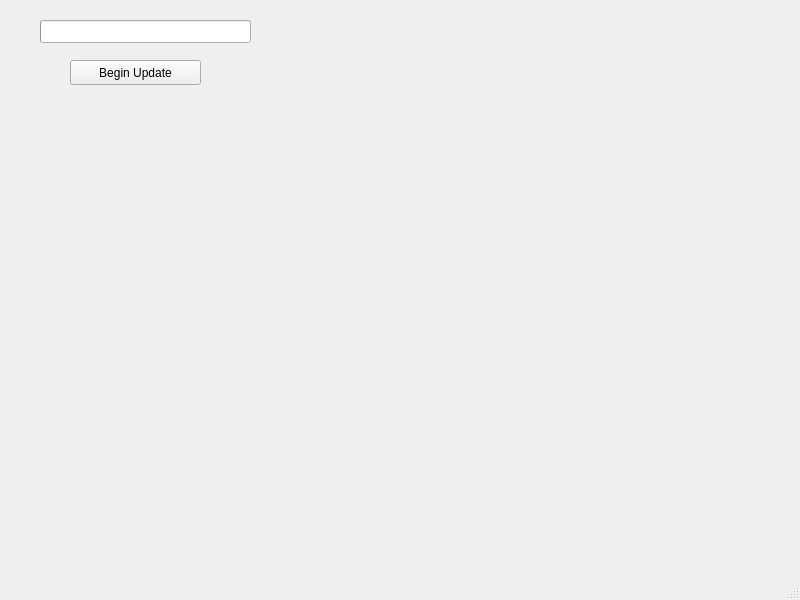
<?xml version="1.0" encoding="UTF-8"?>
<ui version="4.0">
 <class>MainWindow</class>
 <widget class="QMainWindow" name="MainWindow">
  <property name="geometry">
   <rect>
    <x>0</x>
    <y>0</y>
    <width>800</width>
    <height>600</height>
   </rect>
  </property>
  <property name="windowTitle">
   <string>Windows Updater</string>
  </property>
  <widget class="QWidget" name="centralwidget">
   <widget class="QPushButton" name="install">
    <property name="geometry">
     <rect>
      <x>70</x>
      <y>60</y>
      <width>131</width>
      <height>25</height>
     </rect>
    </property>
    <property name="text">
     <string>Begin Update</string>
    </property>
   </widget>
   <widget class="QProgressBar" name="progressBar">
    <property name="geometry">
     <rect>
      <x>40</x>
      <y>20</y>
      <width>211</width>
      <height>23</height>
     </rect>
    </property>
    <property name="maximum">
     <number>100</number>
    </property>
    <property name="value">
     <number>-1</number>
    </property>
   </widget>
   <widget class="QLabel" name="status">
    <property name="geometry">
     <rect>
      <x>10</x>
      <y>120</y>
      <width>221</width>
      <height>17</height>
     </rect>
    </property>
    <property name="text">
     <string/>
    </property>
   </widget>
  </widget>
  <widget class="QMenuBar" name="menubar">
   <property name="geometry">
    <rect>
     <x>0</x>
     <y>0</y>
     <width>800</width>
     <height>22</height>
    </rect>
   </property>
  </widget>
  <widget class="QStatusBar" name="statusbar"/>
 </widget>
 <resources/>
 <connections/>
</ui>
